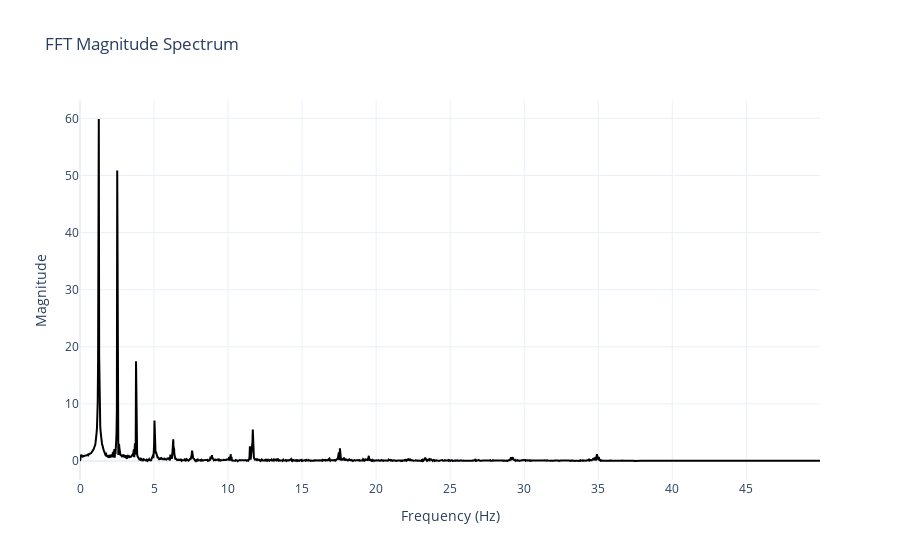

The code cell stored with this chart in its notebook:
### Code cell
fourier.plotly_fft_results(df_fft, label, 'black')

### Figure 1 — Plotly figure (JSON) as saved in the notebook; plotly's stock layout.template omitted (floating-point values rounded to 4 significant figures; data arrays with more than 128 entries replaced by an {"elided": "..."} marker saying what was removed)
{"data": [{"line": {"color": "black"}, "mode": "lines", "name": "Z", "type": "scatter", "x": {"elided": "2048 float values"}, "y": {"elided": "2048 float values"}}], "layout": {"title": {"text": "FFT Magnitude Spectrum"}, "xaxis": {"title": {"text": "Frequency (Hz)"}}, "yaxis": {"title": {"text": "Magnitude"}}}}
